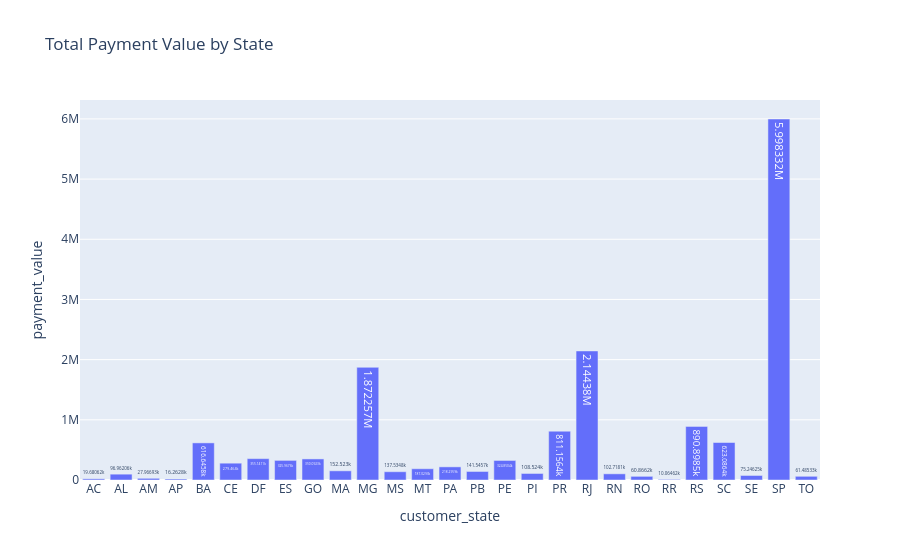

Notebook code for this chart:
### Markdown cell above
### Visulization

### Code cell
import plotly.express as px


df_grouped = df.groupby('customer_state', as_index=False)['payment_value'].sum()

fig = px.bar(
    df_grouped, 
    x='customer_state', 
    y='payment_value',
    title='Total Payment Value by State',
    text_auto=True
)

fig.show()

### Figure 1 — Plotly figure (JSON) as saved in the notebook; plotly's stock layout.template omitted (floating-point values rounded to 4 significant figures)
{"data": [{"hovertemplate": "customer_state=%{x}<br>payment_value=%{y}<extra></extra>", "legendgroup": "", "marker": {"color": "#636efa", "pattern": {"shape": ""}}, "name": "", "orientation": "v", "showlegend": false, "textposition": "auto", "texttemplate": "%{y}", "type": "bar", "x": ["AC", "AL", "AM", "AP", "BA", "CE", "DF", "ES", "GO", "MA", "MG", "MS", "MT", "PA", "PB", "PE", "PI", "PR", "RJ", "RN", "RO", "RR", "RS", "SC", "SE", "SP", "TO"], "xaxis": "x", "y": [19680.0, 96960.0, 27970.0, 16260.0, 616600.0, 279500.0, 355100.0, 326000.0, 350100.0, 152500.0, 1872000.0, 137500.0, 187000.0, 218300.0, 141500.0, 324900.0, 108500.0, 811200.0, 2144000.0, 102700.0, 60870.0, 10060.0, 890900.0, 623100.0, 75250.0, 5998000.0, 61490.0], "yaxis": "y"}], "layout": {"barmode": "relative", "legend": {"tracegroupgap": 0}, "title": {"text": "Total Payment Value by State"}, "xaxis": {"anchor": "y", "domain": [0, 1], "title": {"text": "customer_state"}}, "yaxis": {"anchor": "x", "domain": [0, 1], "title": {"text": "payment_value"}}}}
